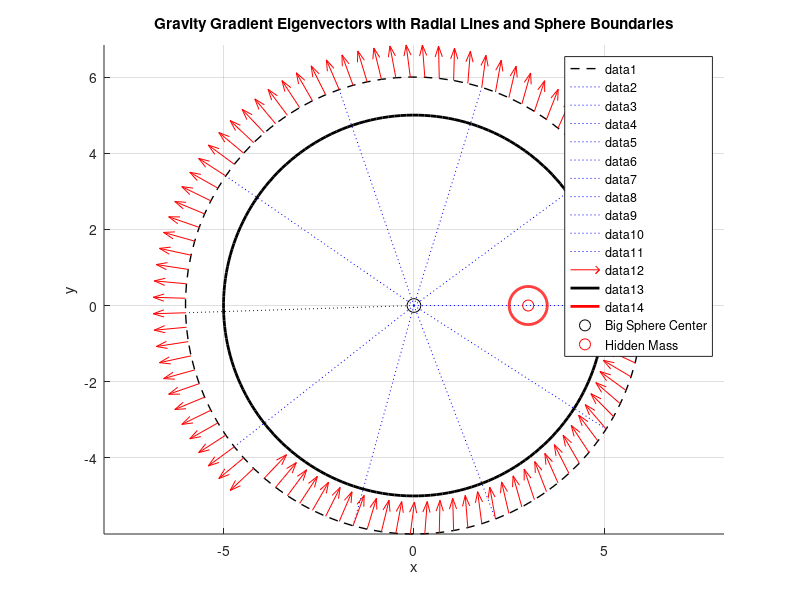

The MATLAB source for this figure:
close all;
clear;
clc;


% Constants (arbitrary units)
GM = 10;          % Gravitational parameter of big sphere
Gm = 5;           % Gravitational parameter of internal mass concentration
d = 3;            % x-displacement of the internal small mass
n_points = 100;   % Number of points along the orbit
R_orbit = 6;      % Radius of the circular orbit
R_big = 5;        % Radius of big sphere
R_small = 0.5;    % Radius of internal mass

% Orbit positions
theta = linspace(0, 2*pi, n_points);
x = R_orbit * cos(theta);
y = R_orbit * sin(theta);

% Storage for eigenvectors
eig_vecs = zeros(2, n_points);

for i = 1:n_points
    % Position vector
    xi = x(i);
    yi = y(i);

    % Big mass contribution
    r = sqrt(xi^2 + yi^2);
    V_M = (GM / r^5) * [3*xi^2 - r^2, 3*xi*yi; 3*xi*yi, 3*yi^2 - r^2];

    % Small internal mass contribution
    x_d = xi - d;
    r_d = sqrt(x_d^2 + yi^2);
    V_m = (Gm / r_d^5) * [3*x_d^2 - r_d^2, 3*x_d*yi; 3*x_d*yi, 3*yi^2 - r_d^2];

    % total gravity potential  
    V_T = ((GM+Gm) / r^5) * [3*xi^2 - r^2, 3*xi*yi; 3*xi*yi, 3*yi^2 - r^2];

    % Total gravity gradient tensor
    V = V_M + V_m;

    % Eigen decomposition
    [V_eigvec, V_eigval] = eig(V);
    [~, idx] = max(abs(diag(V_eigval)));  % Principal direction
    eig_vecs(:, i) = V_eigvec(:, idx);
end

% Plotting
figure;
hold on;
axis equal;

% Plot orbit path
plot(x, y, 'k--', 'LineWidth', 1);

% Plot radial lines (optional: every 10th point for clarity)
for i = 1:10:n_points
    plot([0, x(i)], [0, y(i)], 'b:');
end

% Plot eigenvectors
quiver(x, y, eig_vecs(1, :), eig_vecs(2, :), 0.5, 'r');

% Plot big sphere boundary
theta_circ = linspace(0, 2*pi, 200);
plot(R_big * cos(theta_circ), R_big * sin(theta_circ), 'k-', 'LineWidth', 2);

% Plot small internal mass boundary
plot(d + R_small * cos(theta_circ), R_small * sin(theta_circ), 'r-', 'LineWidth', 2);

% Plot centers
plot(0, 0, 'ko', 'MarkerSize', 10, 'DisplayName', 'Big Sphere Center');
plot(d, 0, 'ro', 'MarkerSize', 8, 'DisplayName', 'Hidden Mass');

xlabel('x'); ylabel('y');
title('Gravity Gradient Eigenvectors with Radial Lines and Sphere Boundaries');
legend show;
grid on;
